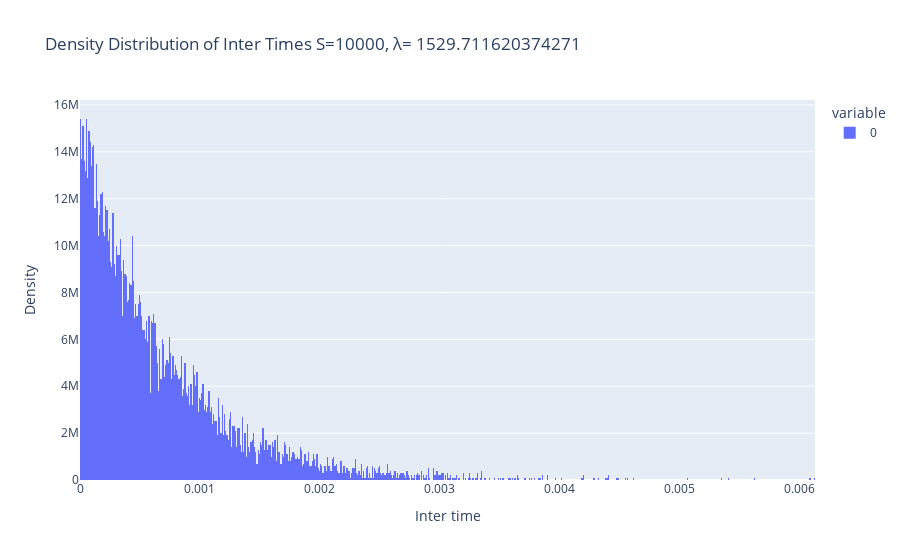

Notebook source saved alongside this figure:
### Code cell
fig = px.histogram(np.array(inter_times), nbins=1000, histnorm='density', title=f'Density Distribution of Inter Times S={S}, λ= {lambda_rate}')
fig.update_layout(xaxis_title='Inter time', yaxis_title='Density', xaxis=dict(range=[0, max(inter_times)]))
fig.show()

### Figure 1 — Plotly figure (JSON) as saved in the notebook; plotly's stock layout.template omitted (floating-point values rounded to 4 significant figures; data arrays with more than 128 entries replaced by an {"elided": "..."} marker saying what was removed)
{"data": [{"alignmentgroup": "True", "bingroup": "x", "histnorm": "density", "hovertemplate": "variable=0<br>value=%{x}<br>density=%{y}<extra></extra>", "legendgroup": "0", "marker": {"color": "#636efa", "pattern": {"shape": ""}}, "name": "0", "nbinsx": 1000, "offsetgroup": "0", "orientation": "v", "showlegend": true, "type": "histogram", "x": {"elided": "10000 float values"}, "xaxis": "x", "yaxis": "y"}], "layout": {"barmode": "relative", "legend": {"title": {"text": "variable"}, "tracegroupgap": 0}, "title": {"text": "Density Distribution of Inter Times S=10000, λ= 1529.711620374271"}, "xaxis": {"anchor": "y", "domain": [0, 1], "range": [0, 0.006126], "title": {"text": "Inter time"}}, "yaxis": {"anchor": "x", "domain": [0, 1], "title": {"text": "Density"}}}}
